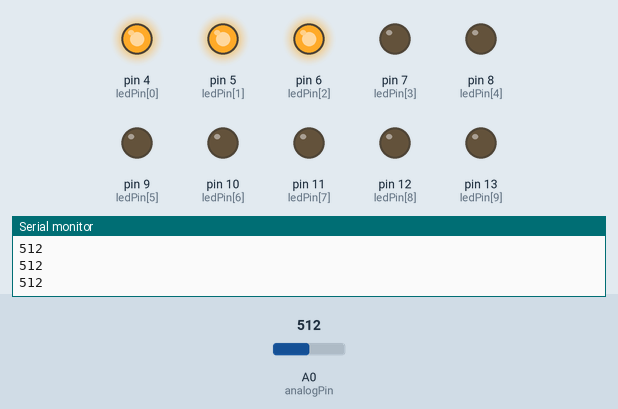
This sketch was run on a simulated Arduino Uno, built with avr-gcc and run on an emulated ATmega328P. Parts: output pins drawn as LEDs (lit = HIGH), the last lines printed to the serial monitor. Inputs (shaded band) come from the test bench; at power-on: A0 (analogPin) = 512.

Above: at 1.3 s.
1.4 s: A0 (analogPin) set to 485
At 2.26 s:
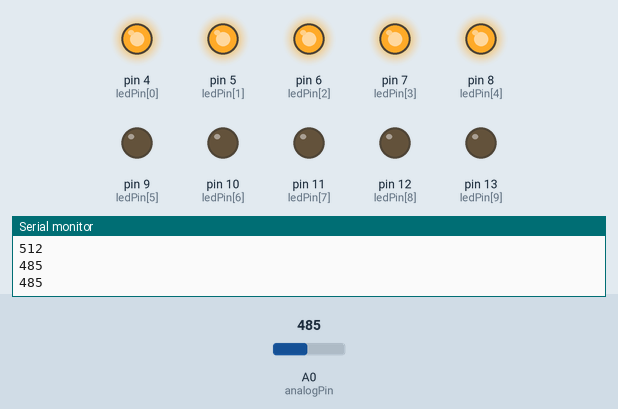
4.5 s: A0 (analogPin) set to 455
7.6 s: A0 (analogPin) set to 426
10.7 s: A0 (analogPin) set to 511
At 13.0 s:
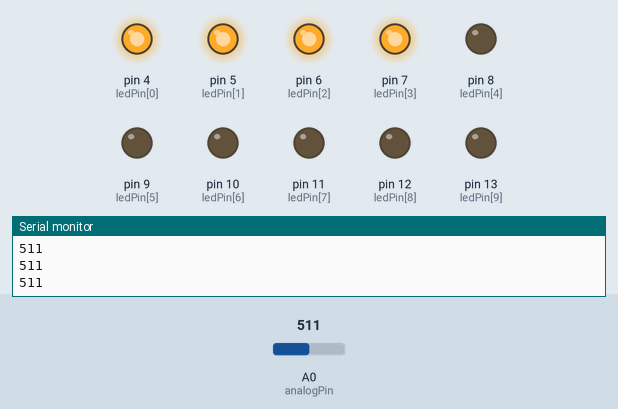
13.8 s: A0 (analogPin) set to 412
At 15.5 s:
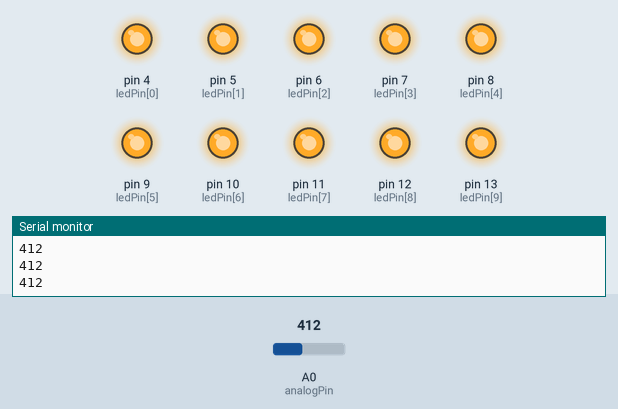
15.6 s: A0 (analogPin) set to 380
At 19.4 s:
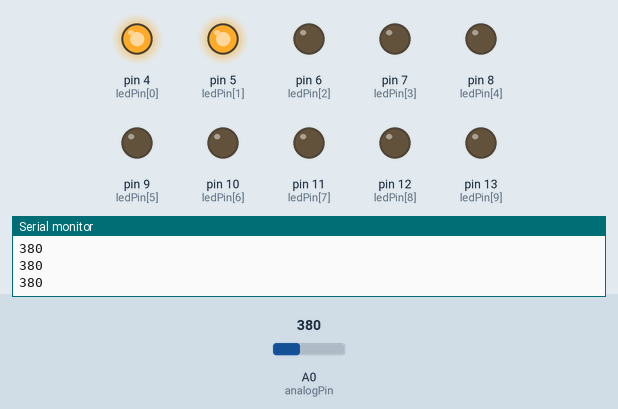
Timing chart, 0 to 19.7 s (numbered marks = the images above; inputs shaded):
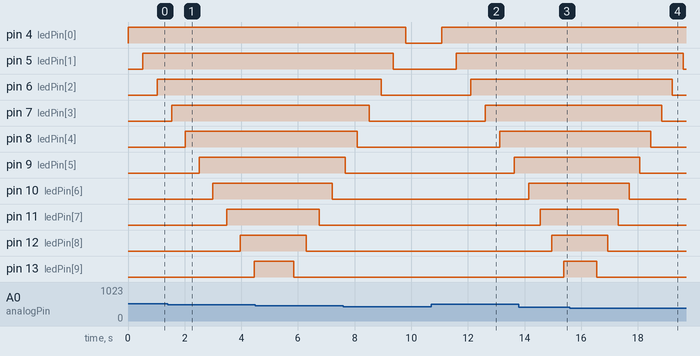

The sketch:

light_line_adjust_speed.ino
```cpp
// 10 LEDs ligned up, on a timer they light up sequentially then reverses
// A potentiometer adjusts the speed (analog voltage determines the delay time)
byte ledPin[] = {4,5,6,7,8,9,10,11,12,13};
int dir = 1;
int currentLED = 0;
int analogPin = 0;
int val = 0;

void setup() {
  for (int i=0;i<=9;i++){

  pinMode(ledPin[i],OUTPUT);
  Serial.begin(9600);
  }
}

void loop() {
  if (dir > 0){
    if (currentLED == 10){
      dir = -1;
    }
    else{
    digitalWrite(ledPin[currentLED],HIGH);
    currentLED += 1;
    }
  }
  else if (dir < 0){
    if (currentLED < 0){
      dir = 1;
      }
    else {
      digitalWrite(ledPin[currentLED],LOW);
      currentLED -= 1;
    }
    }
  delay(checkDelay());
}

int checkDelay(){
  val = analogRead(analogPin);
  Serial.println(val);
  return val;
}
```

Measured:
- the behaviour switches between 494 and 493 on A0 (analogPin) (found by bisection; images 0 and 1)
- the behaviour switches between 394 and 393 on A0 (analogPin) (found by bisection; images 3 and 4)
- after the input at 1.4 s, pin 13 (ledPin[9]): LOW → HIGH after 3.0 s
- after the input at 10.7 s, pin 7 (ledPin[3]): LOW → HIGH after 1.9 s instead of 1.7 s; pin 8 (ledPin[4]): LOW → HIGH after 2.4 s instead of 2.1 s; pin 9 (ledPin[5]): LOW → HIGH after 2.9 s instead of 2.5 s; pin 10 (ledPin[6]): stays LOW (without the input it goes to HIGH after 2.9 s)
- after the input at 13.8 s, pin 13 (ledPin[9]): LOW → HIGH after 1.6 s
- after the input at 15.6 s, pin 5 (ledPin[1]): HIGH → LOW after 4.0 s; pin 6 (ledPin[2]): HIGH → LOW after 3.6 s instead of 3.9 s; pin 7 (ledPin[3]): HIGH → LOW after 3.2 s instead of 3.5 s
